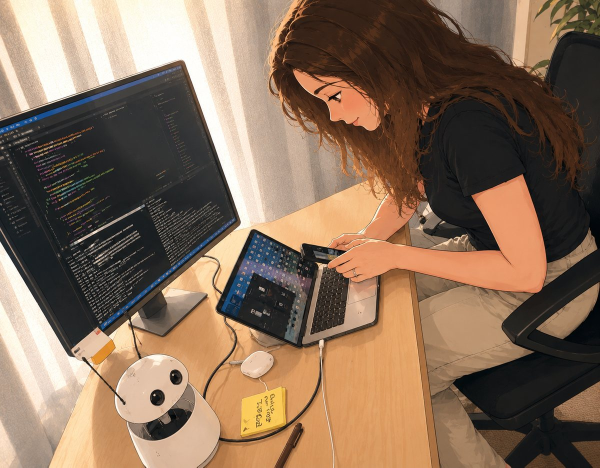
#> input picture media/hero.jpg, 1200 x 935 px (shown at 1/2 size)
$ python -i framing.py   (imports and definitions only)
#> lines starting #> are read from the running program, lines starting #| are printed output that depends on the picture
"""Cropping a webcam frame down to what the vision model should actually look at.

Small local VLMs degrade badly on a wide desk shot: the person occupies a few
percent of the pixels and hands blur into the background. Finding the face and
cropping around it, with extra room in the direction the head is turned, is what
makes a 2B model usable for habit detection.
"""

from __future__ import annotations

import logging

import cv2
import numpy as np
from PIL import Image

logger = logging.getLogger(__name__)

# Which way the head is turned, in image coordinates.
LOOK_LEFT = -1
LOOK_CENTRE = 0
LOOK_RIGHT = 1

_MIN_CROP_PX = 64
_MIN_FACE_PX = 48


def _cascade(name: str) -> cv2.CascadeClassifier:
    """Load a bundled Haar cascade by filename."""
    # cv2.data exists at runtime but is absent from the type stubs.
    return cv2.CascadeClassifier(cv2.data.haarcascades + name)  # type: ignore[attr-defined]


def fallback_roi(width: int, height: int) -> tuple[int, int, int, int]:
    """Upper-centre desk framing, used when no face is detected."""
    return (
        int(width * 0.18),
        int(height * 0.10),
        int(width * 0.88),
        int(height * 0.88),
    )


def detect_face(rgb: np.ndarray) -> tuple[int, int, int, int, int] | None:
    """Locate the most prominent face.

    Uses OpenCV Haar cascades rather than MediaPipe Tasks, which segfaults on some
    Apple Silicon setups.

    Returns (x0, y0, x1, y1, look_dir) or None. ``look_dir`` is LOOK_LEFT /
    LOOK_CENTRE / LOOK_RIGHT and acts as a cheap yaw proxy: the profile cascade is
    trained on faces turned image-right, so a hit on the mirrored image means the
    head is turned image-left.
    """
    gray = cv2.cvtColor(rgb, cv2.COLOR_RGB2GRAY)
    height, width = gray.shape
    # (x0, y0, x1, y1, area, look_dir, is_profile)
    boxes: list[tuple[int, int, int, int, int, int, bool]] = []

    def scan(cascade: cv2.CascadeClassifier, flip: bool, look_dir: int, is_profile: bool) -> None:
        image = cv2.flip(gray, 1) if flip else gray
        for x, y, w, h in cascade.detectMultiScale(
            image, scaleFactor=1.1, minNeighbors=4, minSize=(_MIN_FACE_PX, _MIN_FACE_PX)
        ):
            if flip:
                x = width - x - w
            boxes.append((int(x), int(y), int(x + w), int(y + h), int(w * h), look_dir, is_profile))

    for name in ("haarcascade_frontalface_default.xml", "haarcascade_frontalface_alt2.xml"):
        cascade = _cascade(name)
        if cascade.empty():
            continue
        scan(cascade, flip=False, look_dir=LOOK_CENTRE, is_profile=False)
        scan(cascade, flip=True, look_dir=LOOK_CENTRE, is_profile=False)

    profile = _cascade("haarcascade_profileface.xml")
    if not profile.empty():
        scan(profile, flip=False, look_dir=LOOK_RIGHT, is_profile=True)
        scan(profile, flip=True, look_dir=LOOK_LEFT, is_profile=True)

    if not boxes:
        return None

    # Prefer a profile hit when it is nearly as large as the best frontal one: the
    # yaw signal it carries is worth more than a slightly tighter box.
    best_any = max(boxes, key=lambda b: b[4])
    best_profile = max((b for b in boxes if b[6]), key=lambda b: b[4], default=None)
    chosen = (
        best_profile
        if best_profile is not None and best_profile[4] >= 0.55 * best_any[4]
        else best_any
    )
    x0, y0, x1, y1, _, look_dir, _ = chosen
    return x0, y0, x1, y1, look_dir


def crop_box_around_face(
    width: int,
    height: int,
    face: tuple[int, int, int, int],
    look_dir: int = LOOK_CENTRE,
    pad: float = 1.75,
) -> tuple[int, int, int, int]:
    """Build a crop box around a face box, biased downward and toward the gaze.

    Downward because hands, desk and phone live below the face; toward the gaze
    because that is where a phone being looked at will be.
    """
    x0, y0, x1, y1 = face
    face_w, face_h = x1 - x0, y1 - y0
    centre_x = (x0 + x1) / 2.0
    centre_y = (y0 + y1) / 2.0 + 0.28 * face_h

    half = max(face_w, face_h) * (1.0 + pad) / 2.0
    lead = 0.55 * max(face_w, face_h)
    if look_dir == LOOK_LEFT:
        left_extra, right_extra = lead, 0.12 * lead
    elif look_dir == LOOK_RIGHT:
        left_extra, right_extra = 0.12 * lead, lead
    else:
        left_extra = right_extra = 0.35 * lead

    return (
        int(max(0, centre_x - half - left_extra)),
        int(max(0, centre_y - half * 0.85)),
        int(min(width, centre_x + half + right_extra)),
        int(min(height, centre_y + half * 1.15)),
    )


def crop_to_subject(frame: Image.Image, pad: float = 1.75) -> tuple[Image.Image, bool, int]:
    """Crop a frame around the subject.

    Returns (cropped_image, face_was_found, look_dir).
    """
    rgb = np.asarray(frame.convert("RGB"))
    height, width = rgb.shape[:2]

    face = detect_face(rgb)
    if face is None:
        return frame.crop(fallback_roi(width, height)), False, LOOK_CENTRE

    look_dir = face[4]
    box = crop_box_around_face(width, height, face[:4], look_dir=look_dir, pad=pad)
    if box[2] - box[0] < _MIN_CROP_PX or box[3] - box[1] < _MIN_CROP_PX:
        return frame.crop(fallback_roi(width, height)), False, LOOK_CENTRE
    return frame.crop(box), True, look_dir


def downscale(frame: Image.Image, max_edge: int = 640) -> Image.Image:
    """Cap the longest edge, for inference speed and memory headroom."""
    width, height = frame.size
    longest = max(width, height)
    if longest <= max_edge:
        return frame
    scale = max_edge / longest
    return frame.resize((int(width * scale), int(height * scale)))


def prepare_for_edge(
    frame: Image.Image, max_edge: int = 640, pad: float = 1.75
) -> tuple[Image.Image, bool, int]:
    """Crop then downscale a frame for a local VLM."""
    cropped, found_face, look_dir = crop_to_subject(frame, pad=pad)
    return downscale(cropped, max_edge=max_edge), found_face, look_dir

>>> from PIL import Image
>>> picture = Image.open('../../../media/hero.jpg')
#> picture is the input picture: PIL image 1200x935 RGB; mean R, G, B 134.2, 109.9, 89.5
>>> result = prepare_for_edge(picture)
#> in detect_face, `gray = cv2.cvtColor(rgb, cv2.COLOR_RGB2GRAY)`:
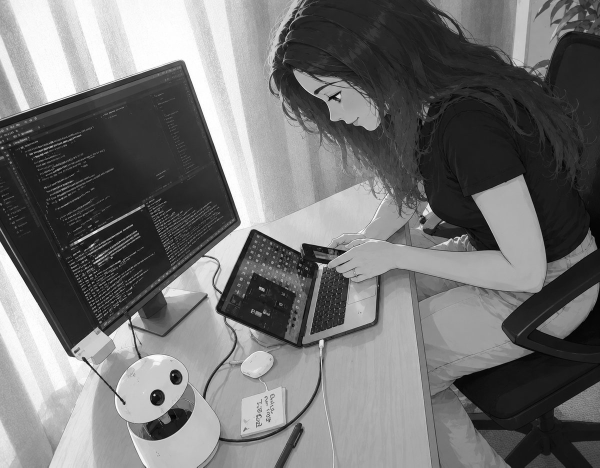
#> gray: shape (935, 1200) (shown at 1/2 size); min 0, max 255, mean 114.8
#> the loop in detect_face, `for name in ("haarcascade_frontalface_default.xml", "haarcascade_front..` made 2 passes
#> pass 1, in scan (call 2), `image = cv2.flip(gray, 1) if flip else gray`:
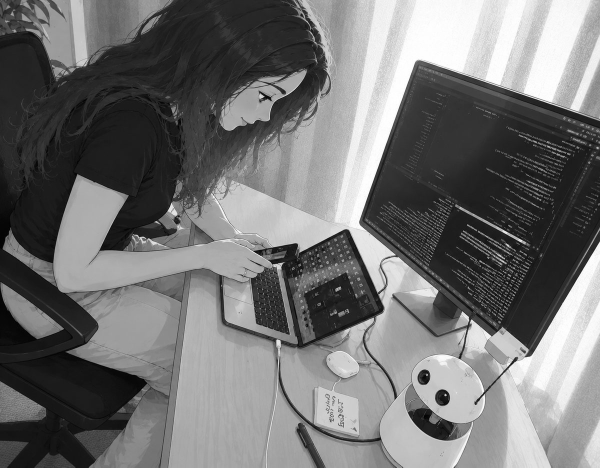
#> image: shape (935, 1200) (shown at 1/2 size); min 0, max 255, mean 114.8
#> in detect_face, `best_any = max(boxes, key=lambda b: b[4])`: best_any = (140, 682, 229, 771, 7921, 0, False)
#> in detect_face, `best_profile = max((b for b in boxes if b[6]), key=lambda b: b[4], def..`: best_profile = (249, 629, 323, 703, 5476, 1, True)
#> in detect_face, `x0, y0, x1, y1, _, look_dir, _ = chosen`: x0 = 249; y0 = 629; x1 = 323; y1 = 703; look_dir = 1
#> in crop_to_subject, `face = detect_face(rgb)`: face = (249, 629, 323, 703, 1)
#> in crop_to_subject, `look_dir = face[4]`: look_dir = 1
#> in crop_to_subject, `box = crop_box_around_face(width, height, face[:4], look_dir=look_dir,..`: box = (179, 600, 428, 803)
#> in prepare_for_edge, `cropped, found_face, look_dir = crop_to_subject(frame, pad=pad)`:
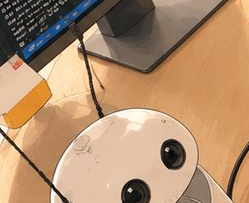
#> cropped: PIL image 249x203 RGB; mean R, G, B 176.6, 141.6, 109.9
#> in prepare_for_edge, `cropped, found_face, look_dir = crop_to_subject(frame, pad=pad)`: found_face = True; look_dir = 1
